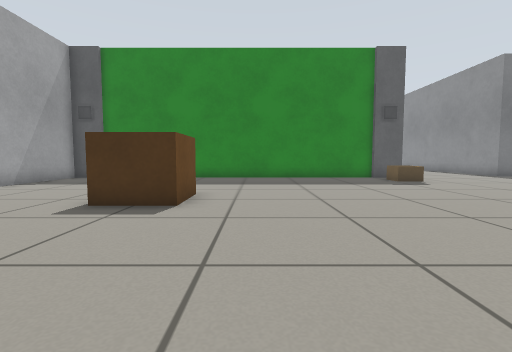
view 1 (above)

20 first-person views from a walk through a Gazebo world. The camera is 0.5 m above the floor, tilts 4° down and sees 85° across. The floor is counted in squares, 0.5 m on a side. Each view is taken from the middle of a square. On the plan, view 1 faces up. The plan holds only what a view shows up to about 11 squares ahead; the rest is blank.

view 2
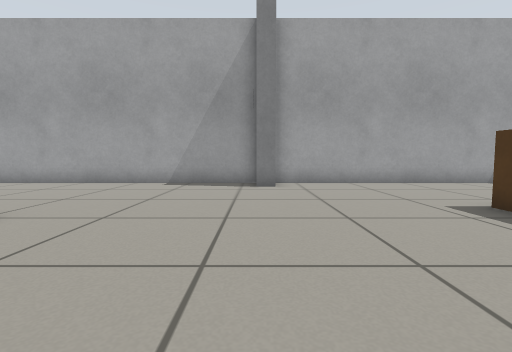

view 3
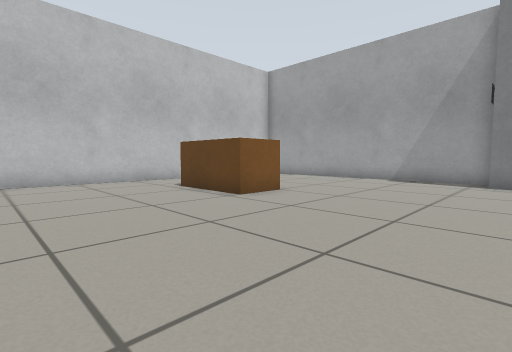

view 4
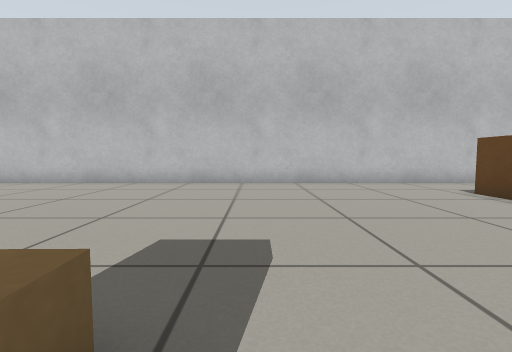

view 5
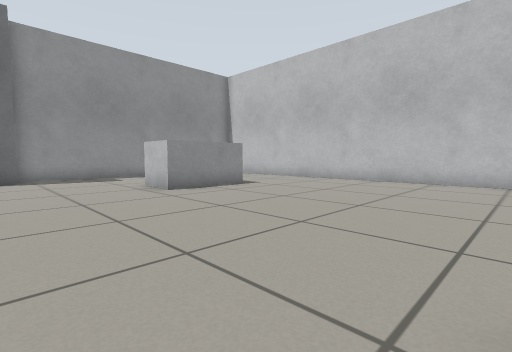

view 6
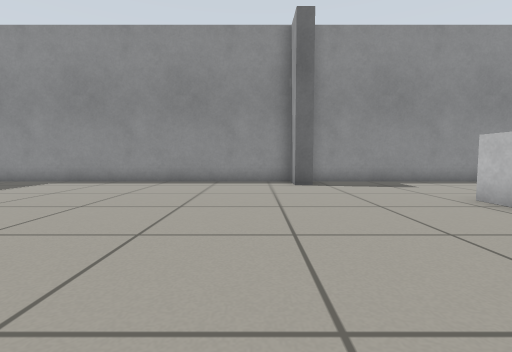

view 7
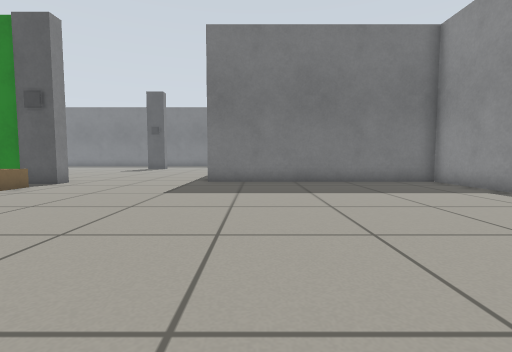

view 8
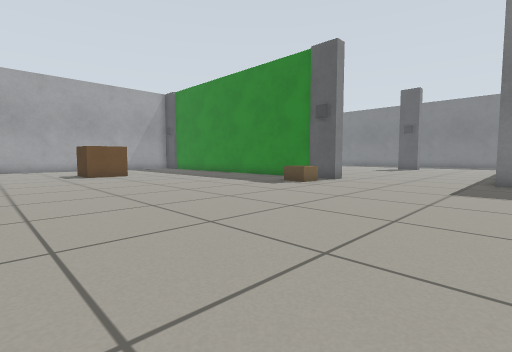

view 9
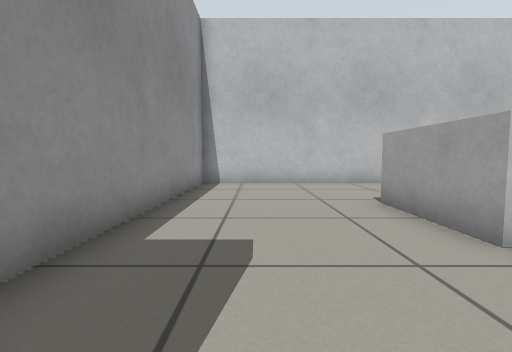

view 10
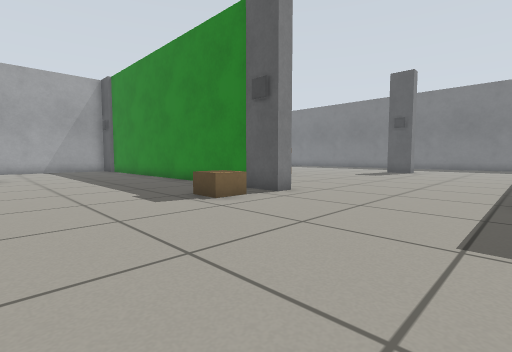

view 11
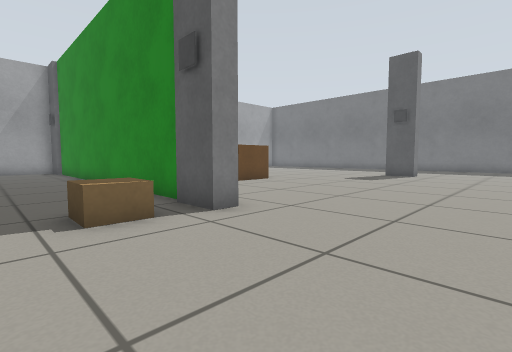

view 12
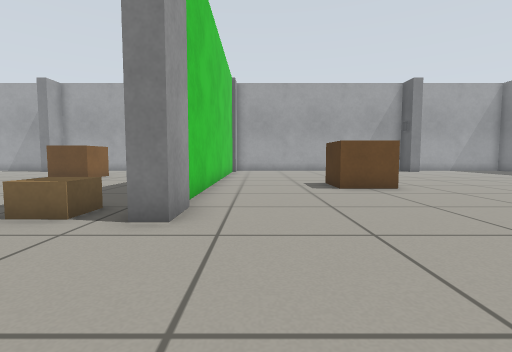

view 13
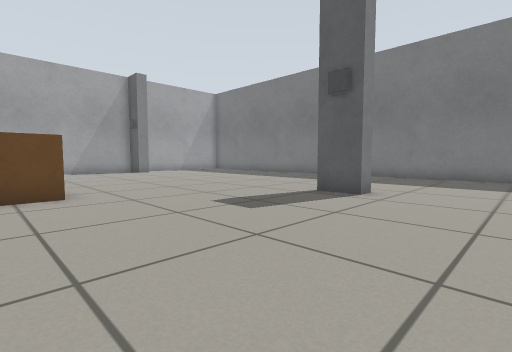

view 14
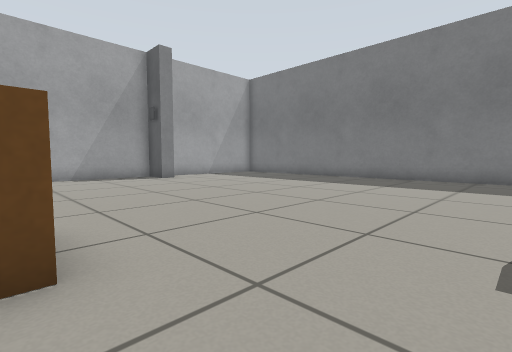

view 15
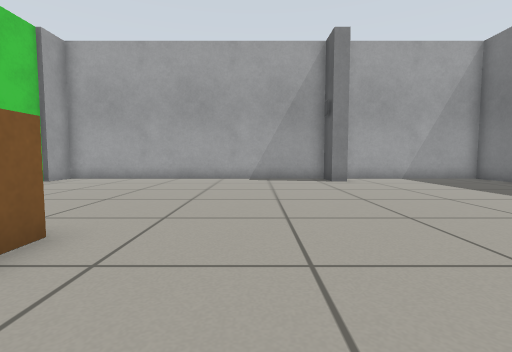

view 16
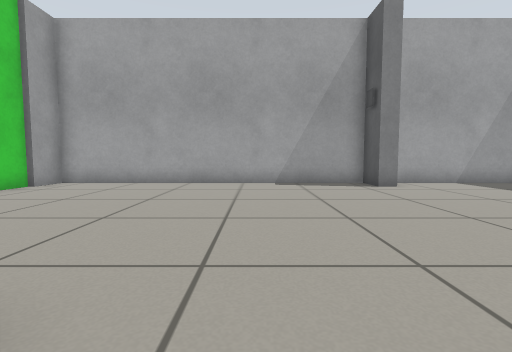

view 17
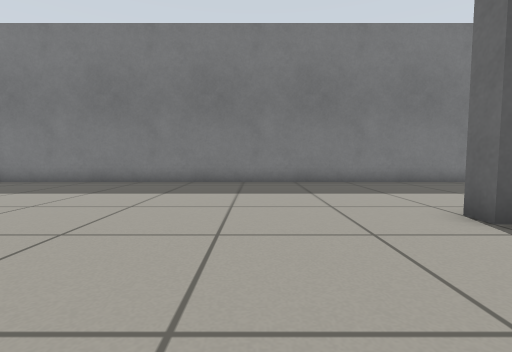

view 18
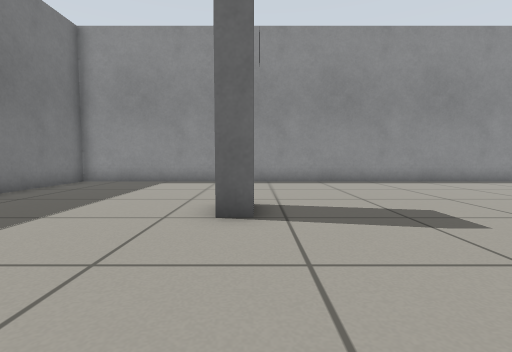

view 19
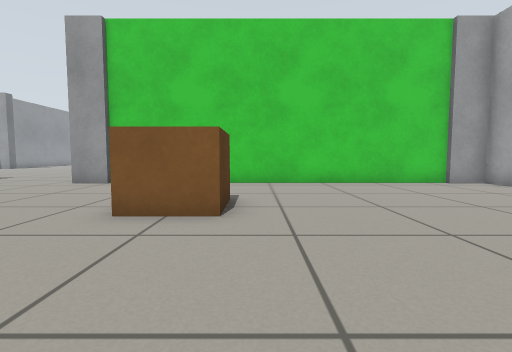

view 20
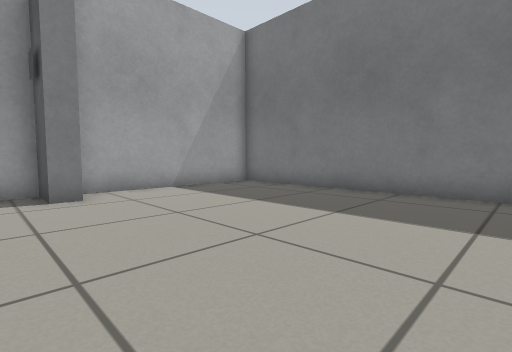

### Floor plan
Points are (right, up) in squares from view 1. A wall is a line through its corners. A room is listed if a view was taken in it or the views show most of it. See-through windows are left out.
Room 1 (views 1, 2, 3, 4, 5, 6, 7, 8, 9, 10, 11)
walls: (5.4, 13.3) (-1.6, 13.3); (-4.6, -9.5) (21, -9.5) (21, 14) (12, 14); (-8.5, 11.2) (-8.5, -8.6)
ways out: opening at (8.5, 14.8) to room 2
objects: other object (-8, 1); pillar (-7, 1); brown box (-3, 6) to (-2, 7); brown box (-2, -6) to (-1, -4); cardboard box (6, 0); cardboard box (6, 11) to (6, 12); marker (6, 13); pillar (7, 13); white box (15, -5) to (16, -2); pillar (20, 1)
Room 2 (views 12, 13, 14, 15, 16, 17, 18, 19, 20)
walls: (-7.2, 13.5) (5.5, 13.5); (-8.5, 31.4) (-8.5, 13.6); (12.1, 14.9) (12.1, 31.9) (-8, 31.9)
ways out: opening at (8.5, 14.8) to room 1
objects: pillar (-8, 13); other object (-8, 25); pillar (-7, 25); brown box (1, 18) to (2, 19); marker (6, 25); pillar (7, 25)

Where each view was taken, in squares from view 1:
view 1: 0 up, 0 right, facing up
view 2: 1 up, 2 right, facing left
view 3: 2 up, 4 right, facing down-left
view 4: 1 up, 5 right, facing down
view 5: 2 up, 7 right, facing down-right
view 6: 3 up, 10 right, facing right
view 7: 3 up, 14 right, facing up
view 8: 2 up, 13 right, facing up-left
view 9: 1 up, 19 right, facing down
view 10: 7 up, 12 right, facing up-left
view 11: 10 up, 11 right, facing up-left
view 12: 15 up, 11 right, facing left
view 13: 18 up, 10 right, facing up-left
view 14: 19 up, 5 right, facing up-left
view 15: 22 up, 4 right, facing left
view 16: 21 up, 2 right, facing left
view 17: 21 up, 2 right, facing up
view 18: 25 up, 1 right, facing right
view 19: 24 up, 0 right, facing down
view 20: 24 up, 0 right, facing up-left
